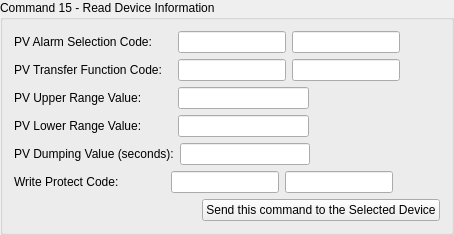
             <widget class="QGroupBox" name="command_15_group">
              <property name="title">
               <string>Command 15 - Read Device Information</string>
              </property>
              <layout class="QVBoxLayout" name="verticalLayout_22">
               <item>
                <layout class="QHBoxLayout" name="horizontalLayout_52">
                 <item>
                  <widget class="QLabel" name="label_47">
                   <property name="text">
                    <string>PV Alarm Selection Code:      </string>
                   </property>
                  </widget>
                 </item>
                 <item>
                  <widget class="QLineEdit" name="lineEdit">
                   <property name="sizePolicy">
                    <sizepolicy hsizetype="Maximum" vsizetype="Fixed">
                     <horstretch>0</horstretch>
                     <verstretch>0</verstretch>
                    </sizepolicy>
                   </property>
                  </widget>
                 </item>
                 <item>
                  <widget class="QLineEdit" name="lineEdit_command15_pv_alarm">
                   <property name="readOnly">
                    <bool>true</bool>
                   </property>
                  </widget>
                 </item>
                 <item>
                  <spacer name="horizontalSpacer_72">
                   <property name="orientation">
                    <enum>Qt::Horizontal</enum>
                   </property>
                   <property name="sizeHint" stdset="0">
                    <size>
                     <width>40</width>
                     <height>20</height>
                    </size>
                   </property>
                  </spacer>
                 </item>
                </layout>
               </item>
               <item>
                <layout class="QHBoxLayout" name="horizontalLayout_53">
                 <item>
                  <widget class="QLabel" name="label_48">
                   <property name="text">
                    <string>PV Transfer Function Code:   </string>
                   </property>
                  </widget>
                 </item>
                 <item>
                  <widget class="QLineEdit" name="lineEdit_3">
                   <property name="sizePolicy">
                    <sizepolicy hsizetype="Maximum" vsizetype="Fixed">
                     <horstretch>0</horstretch>
                     <verstretch>0</verstretch>
                    </sizepolicy>
                   </property>
                  </widget>
                 </item>
                 <item>
                  <widget class="QLineEdit" name="lineEdit_command15_pv_transfer">
                   <property name="readOnly">
                    <bool>true</bool>
                   </property>
                  </widget>
                 </item>
                 <item>
                  <spacer name="horizontalSpacer_73">
                   <property name="orientation">
                    <enum>Qt::Horizontal</enum>
                   </property>
                   <property name="sizeHint" stdset="0">
                    <size>
                     <width>40</width>
                     <height>20</height>
                    </size>
                   </property>
                  </spacer>
                 </item>
                </layout>
               </item>
               <item>
                <layout class="QHBoxLayout" name="horizontalLayout_54">
                 <item>
                  <widget class="QLabel" name="label_49">
                   <property name="text">
                    <string>PV Upper Range Value:         </string>
                   </property>
                  </widget>
                 </item>
                 <item>
                  <widget class="QLineEdit" name="lineEdit_command15_pv_upper_range">
                   <property name="text">
                    <string/>
                   </property>
                   <property name="readOnly">
                    <bool>true</bool>
                   </property>
                  </widget>
                 </item>
                 <item>
                  <spacer name="horizontalSpacer_74">
                   <property name="orientation">
                    <enum>Qt::Horizontal</enum>
                   </property>
                   <property name="sizeHint" stdset="0">
                    <size>
                     <width>40</width>
                     <height>20</height>
                    </size>
                   </property>
                  </spacer>
                 </item>
                </layout>
               </item>
               <item>
                <layout class="QHBoxLayout" name="horizontalLayout_55">
                 <item>
                  <widget class="QLabel" name="label_50">
                   <property name="text">
                    <string>PV Lower Range Value:         </string>
                   </property>
                  </widget>
                 </item>
                 <item>
                  <widget class="QLineEdit" name="lineEdit_command15_pv_lower_range">
                   <property name="text">
                    <string/>
                   </property>
                   <property name="readOnly">
                    <bool>true</bool>
                   </property>
                  </widget>
                 </item>
                 <item>
                  <spacer name="horizontalSpacer_75">
                   <property name="orientation">
                    <enum>Qt::Horizontal</enum>
                   </property>
                   <property name="sizeHint" stdset="0">
                    <size>
                     <width>40</width>
                     <height>20</height>
                    </size>
                   </property>
                  </spacer>
                 </item>
                </layout>
               </item>
               <item>
                <layout class="QHBoxLayout" name="horizontalLayout_56">
                 <item>
                  <widget class="QLabel" name="label_51">
                   <property name="text">
                    <string>PV Dumping Value (seconds):</string>
                   </property>
                  </widget>
                 </item>
                 <item>
                  <widget class="QLineEdit" name="lineEdit_command15_pv_dumping">
                   <property name="text">
                    <string/>
                   </property>
                   <property name="readOnly">
                    <bool>true</bool>
                   </property>
                  </widget>
                 </item>
                 <item>
                  <spacer name="horizontalSpacer_76">
                   <property name="orientation">
                    <enum>Qt::Horizontal</enum>
                   </property>
                   <property name="sizeHint" stdset="0">
                    <size>
                     <width>40</width>
                     <height>20</height>
                    </size>
                   </property>
                  </spacer>
                 </item>
                </layout>
               </item>
               <item>
                <layout class="QHBoxLayout" name="horizontalLayout_57">
                 <item>
                  <widget class="QLabel" name="label_52">
                   <property name="text">
                    <string>Write Protect Code:              </string>
                   </property>
                  </widget>
                 </item>
                 <item>
                  <widget class="QLineEdit" name="lineEdit_2">
                   <property name="sizePolicy">
                    <sizepolicy hsizetype="Maximum" vsizetype="Fixed">
                     <horstretch>0</horstretch>
                     <verstretch>0</verstretch>
                    </sizepolicy>
                   </property>
                  </widget>
                 </item>
                 <item>
                  <widget class="QLineEdit" name="lineEdit_command15_write_protect">
                   <property name="readOnly">
                    <bool>true</bool>
                   </property>
                  </widget>
                 </item>
                 <item>
                  <spacer name="horizontalSpacer_77">
                   <property name="orientation">
                    <enum>Qt::Horizontal</enum>
                   </property>
                   <property name="sizeHint" stdset="0">
                    <size>
                     <width>40</width>
                     <height>20</height>
                    </size>
                   </property>
                  </spacer>
                 </item>
                </layout>
               </item>
               <item alignment="Qt::AlignRight">
                <widget class="QPushButton" name="send_command15_button">
                 <property name="text">
                  <string>Send this command to the Selected Device</string>
                 </property>
                </widget>
               </item>
              </layout>
             </widget>
